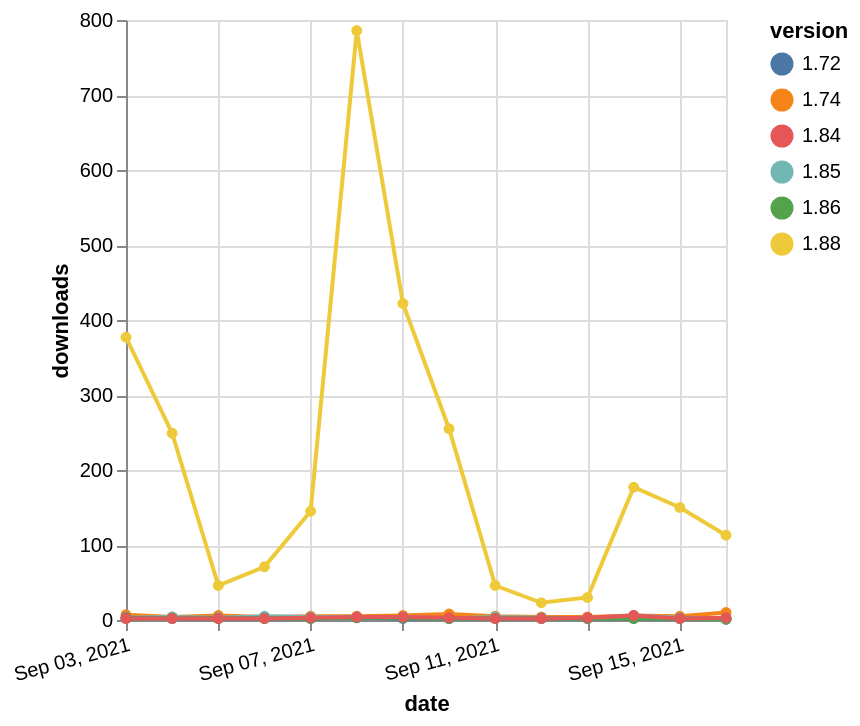

Vega-Lite specification stored for this chart:
### Vega-Lite specification from a JSON file in a GitHub repository (floating-point values rounded to 4 significant figures)
{"$schema": "https://vega.github.io/schema/vega-lite/v5.json", "description": "A simple bar chart with embedded data.", "data": {"values": [{"date": "2021-09-03", "total": 26435, "delta": 7, "version": "1.74"}, {"date": "2021-09-04", "total": 26439, "delta": 4, "version": "1.74"}, {"date": "2021-09-05", "total": 26445, "delta": 6, "version": "1.74"}, {"date": "2021-09-06", "total": 26449, "delta": 4, "version": "1.74"}, {"date": "2021-09-07", "total": 26454, "delta": 5, "version": "1.74"}, {"date": "2021-09-08", "total": 26459, "delta": 5, "version": "1.74"}, {"date": "2021-09-09", "total": 26465, "delta": 6, "version": "1.74"}, {"date": "2021-09-10", "total": 26473, "delta": 8, "version": "1.74"}, {"date": "2021-09-11", "total": 26478, "delta": 5, "version": "1.74"}, {"date": "2021-09-12", "total": 26482, "delta": 4, "version": "1.74"}, {"date": "2021-09-13", "total": 26486, "delta": 4, "version": "1.74"}, {"date": "2021-09-14", "total": 26492, "delta": 6, "version": "1.74"}, {"date": "2021-09-15", "total": 26497, "delta": 5, "version": "1.74"}, {"date": "2021-09-16", "total": 26507, "delta": 10, "version": "1.74"}, {"date": "2021-09-03", "total": 28160, "delta": 3, "version": "1.85"}, {"date": "2021-09-04", "total": 28164, "delta": 4, "version": "1.85"}, {"date": "2021-09-05", "total": 28167, "delta": 3, "version": "1.85"}, {"date": "2021-09-06", "total": 28172, "delta": 5, "version": "1.85"}, {"date": "2021-09-07", "total": 28176, "delta": 4, "version": "1.85"}, {"date": "2021-09-08", "total": 28180, "delta": 4, "version": "1.85"}, {"date": "2021-09-09", "total": 28184, "delta": 4, "version": "1.85"}, {"date": "2021-09-10", "total": 28186, "delta": 2, "version": "1.85"}, {"date": "2021-09-11", "total": 28190, "delta": 4, "version": "1.85"}, {"date": "2021-09-12", "total": 28193, "delta": 3, "version": "1.85"}, {"date": "2021-09-13", "total": 28195, "delta": 2, "version": "1.85"}, {"date": "2021-09-14", "total": 28201, "delta": 6, "version": "1.85"}, {"date": "2021-09-15", "total": 28204, "delta": 3, "version": "1.85"}, {"date": "2021-09-16", "total": 28206, "delta": 2, "version": "1.85"}, {"date": "2021-09-03", "total": 107652, "delta": 377, "version": "1.88"}, {"date": "2021-09-04", "total": 107901, "delta": 249, "version": "1.88"}, {"date": "2021-09-05", "total": 107947, "delta": 46, "version": "1.88"}, {"date": "2021-09-06", "total": 108018, "delta": 71, "version": "1.88"}, {"date": "2021-09-07", "total": 108163, "delta": 145, "version": "1.88"}, {"date": "2021-09-08", "total": 108949, "delta": 786, "version": "1.88"}, {"date": "2021-09-09", "total": 109371, "delta": 422, "version": "1.88"}, {"date": "2021-09-10", "total": 109626, "delta": 255, "version": "1.88"}, {"date": "2021-09-11", "total": 109672, "delta": 46, "version": "1.88"}, {"date": "2021-09-12", "total": 109695, "delta": 23, "version": "1.88"}, {"date": "2021-09-13", "total": 109725, "delta": 30, "version": "1.88"}, {"date": "2021-09-14", "total": 109902, "delta": 177, "version": "1.88"}, {"date": "2021-09-15", "total": 110052, "delta": 150, "version": "1.88"}, {"date": "2021-09-16", "total": 110165, "delta": 113, "version": "1.88"}, {"date": "2021-09-03", "total": 2568, "delta": 3, "version": "1.72"}, {"date": "2021-09-04", "total": 2570, "delta": 2, "version": "1.72"}, {"date": "2021-09-05", "total": 2572, "delta": 2, "version": "1.72"}, {"date": "2021-09-06", "total": 2574, "delta": 2, "version": "1.72"}, {"date": "2021-09-07", "total": 2576, "delta": 2, "version": "1.72"}, {"date": "2021-09-08", "total": 2579, "delta": 3, "version": "1.72"}, {"date": "2021-09-09", "total": 2581, "delta": 2, "version": "1.72"}, {"date": "2021-09-10", "total": 2583, "delta": 2, "version": "1.72"}, {"date": "2021-09-11", "total": 2585, "delta": 2, "version": "1.72"}, {"date": "2021-09-12", "total": 2587, "delta": 2, "version": "1.72"}, {"date": "2021-09-13", "total": 2589, "delta": 2, "version": "1.72"}, {"date": "2021-09-14", "total": 2591, "delta": 2, "version": "1.72"}, {"date": "2021-09-15", "total": 2593, "delta": 2, "version": "1.72"}, {"date": "2021-09-16", "total": 2594, "delta": 1, "version": "1.72"}, {"date": "2021-09-03", "total": 5454, "delta": 2, "version": "1.86"}, {"date": "2021-09-04", "total": 5456, "delta": 2, "version": "1.86"}, {"date": "2021-09-05", "total": 5458, "delta": 2, "version": "1.86"}, {"date": "2021-09-06", "total": 5460, "delta": 2, "version": "1.86"}, {"date": "2021-09-07", "total": 5462, "delta": 2, "version": "1.86"}, {"date": "2021-09-08", "total": 5465, "delta": 3, "version": "1.86"}, {"date": "2021-09-09", "total": 5468, "delta": 3, "version": "1.86"}, {"date": "2021-09-10", "total": 5470, "delta": 2, "version": "1.86"}, {"date": "2021-09-11", "total": 5472, "delta": 2, "version": "1.86"}, {"date": "2021-09-12", "total": 5474, "delta": 2, "version": "1.86"}, {"date": "2021-09-13", "total": 5476, "delta": 2, "version": "1.86"}, {"date": "2021-09-14", "total": 5478, "delta": 2, "version": "1.86"}, {"date": "2021-09-15", "total": 5480, "delta": 2, "version": "1.86"}, {"date": "2021-09-16", "total": 5481, "delta": 1, "version": "1.86"}, {"date": "2021-09-03", "total": 19635, "delta": 2, "version": "1.84"}, {"date": "2021-09-04", "total": 19637, "delta": 2, "version": "1.84"}, {"date": "2021-09-05", "total": 19639, "delta": 2, "version": "1.84"}, {"date": "2021-09-06", "total": 19641, "delta": 2, "version": "1.84"}, {"date": "2021-09-07", "total": 19644, "delta": 3, "version": "1.84"}, {"date": "2021-09-08", "total": 19648, "delta": 4, "version": "1.84"}, {"date": "2021-09-09", "total": 19652, "delta": 4, "version": "1.84"}, {"date": "2021-09-10", "total": 19655, "delta": 3, "version": "1.84"}, {"date": "2021-09-11", "total": 19657, "delta": 2, "version": "1.84"}, {"date": "2021-09-12", "total": 19659, "delta": 2, "version": "1.84"}, {"date": "2021-09-13", "total": 19662, "delta": 3, "version": "1.84"}, {"date": "2021-09-14", "total": 19668, "delta": 6, "version": "1.84"}, {"date": "2021-09-15", "total": 19670, "delta": 2, "version": "1.84"}, {"date": "2021-09-16", "total": 19673, "delta": 3, "version": "1.84"}]}, "width": "container", "mark": {"type": "line", "point": {"filled": true}}, "encoding": {"x": {"field": "date", "type": "temporal", "timeUnit": "yearmonthdate", "title": "date", "axis": {"labelAngle": -15}}, "y": {"field": "delta", "type": "quantitative", "title": "downloads"}, "color": {"field": "version", "type": "nominal"}, "tooltip": {"field": "delta"}}}
